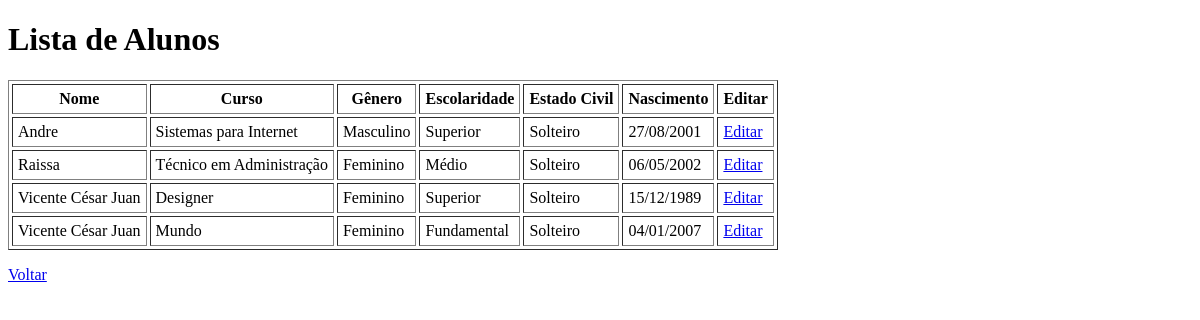
Before: /alunos/ with the older database file.
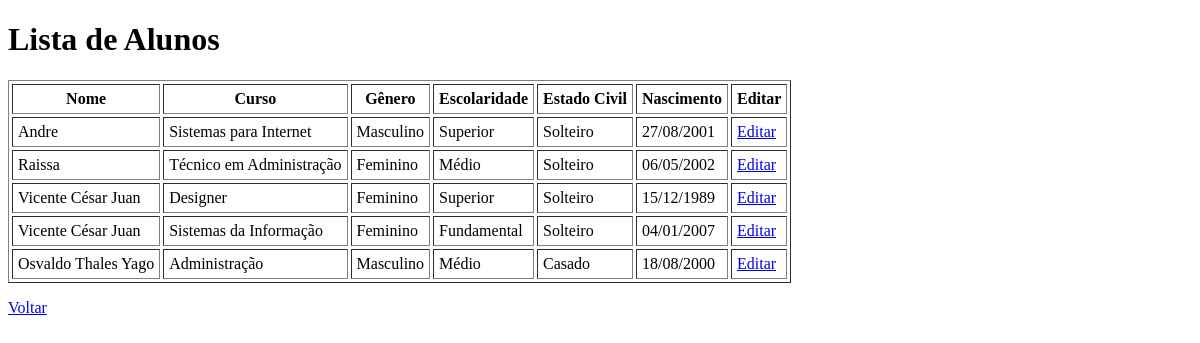
After: the same page with the newer database file.
### academico/models.py (models this page shows, shortened)
class Aluno(models.Model):
    nome = models.CharField(max_length=100)
    data_nascimento = models.DateField()
    cpf = models.CharField(max_length=14, unique=True)
    genero = models.CharField(max_length=2, choices=GENERO_CHOICES)
    estado_civil = models.CharField(
        max_length=30, choices=ESTADO_CIVIL_CHOICES)
    escolaridade = models.CharField(
        max_length=50, choices=ESCOLARIDADE_CHOICES)
    curso = models.ForeignKey(Curso, on_delete=models.CASCADE)

class Curso(models.Model):
    nome = models.CharField(max_length=100)
    def __str__(self):
        return self.nome

### academico/views.py (the view)
# urls.py: path('alunos/', views.alunos, name='alunos'),
def alunos(request):
    alunos = Aluno.objects.all()
    dados = {
        'alunos': alunos,
    }
    return render(request, 'academico/lista_alunos.html', dados)

### academico/templates/academico/lista_alunos.html (shortened to what this page needs)
<!DOCTYPE html>
<html lang="en">
<head>
</head>
<body>
    <h1>Lista de Alunos</h1>
    <table border="1" cellpadding="5" cellspacing="3">
        <tr>
            <th>Nome</th>
            <th>Curso</th>
            <th>Gênero</th>
            <th>Escolaridade</th>
            <th>Estado Civil</th>
            <th>Nascimento</th>
            <th>Editar</th>
        </tr>
        {% for aluno in alunos %}
        <tr>
            <td>{{ aluno.nome }}</td>
            <td>{{ aluno.curso }}</td>
            <td>{{ aluno.get_genero_display }}</td>
            <td>{{ aluno.get_escolaridade_display }}</td>
            <td>{{ aluno.get_estado_civil_display }}</td>
            <td>{{ aluno.data_nascimento|date:"d/m/Y" }}</td>
            <td><a href="{% url 'editar_aluno' aluno.id %}">Editar</a></td>
        </tr>
        {% endfor %}
    </table>
    <p><a href="{% url 'index' %}"> Voltar</a></p>
</body>
</html>

Changed rows visible on the page:
changed through a linked row, Aluno "Fundamental": curso "Mundo" → "Sistemas da Informação"
added Aluno: nome "Osvaldo Thales Yago", curso "Administração", genero "Masculino", escolaridade "Médio", estado_civil "Casado", data_nascimento "18/08/2000"
